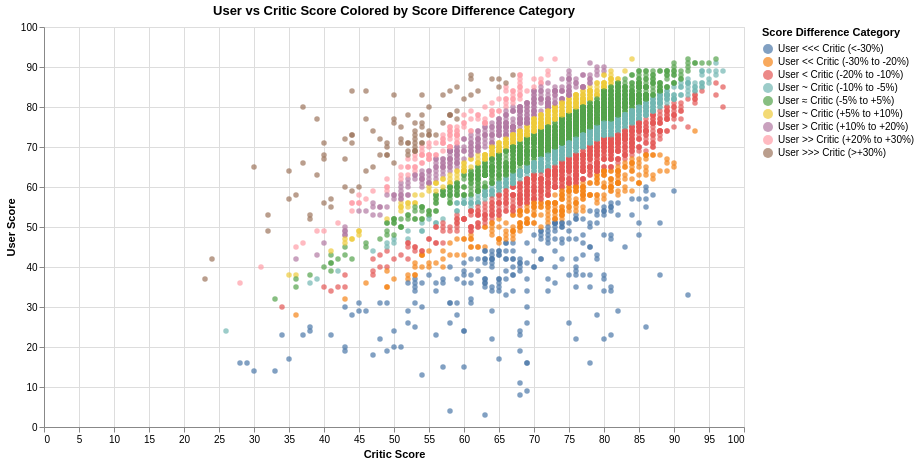

Vega-Lite specification stored for this chart:
### Vega-Lite specification from a JSON file in a GitHub repository (floating-point values rounded to 4 significant figures; data arrays with more than 128 entries replaced by an {"elided": "..."} marker saying what was removed)
{"config": {"view": {"continuousWidth": 300, "continuousHeight": 300}}, "data": {"name": "data-238edb8fd83b7785187fbc759d577173"}, "mark": {"type": "circle"}, "encoding": {"color": {"field": "metacritic_score_difference_pct_category", "sort": ["User <<< Critic (<-30%)", "User << Critic (-30% to -20%)", "User < Critic (-20% to -10%)", "User ~ Critic (-10% to -5%)", "User ≈ Critic (-5% to +5%)", "User ~ Critic (+5% to +10%)", "User > Critic (+10% to +20%)", "User >> Critic (+20% to +30%)", "User >>> Critic (>+30%)"], "title": "Score Difference Category", "type": "nominal"}, "tooltip": [{"field": "name", "type": "nominal"}, {"field": "metacritic_score", "type": "quantitative"}, {"field": "metacritic_user_score_0_100", "type": "quantitative"}, {"field": "metacritic_score_difference", "type": "quantitative"}, {"field": "metacritic_score_difference_pct", "type": "quantitative"}, {"field": "metacritic_score_difference_pct_category", "type": "ordinal"}], "x": {"field": "metacritic_score", "title": "Critic Score", "type": "quantitative"}, "y": {"field": "metacritic_user_score_0_100", "title": "User Score", "type": "quantitative"}}, "height": 400, "title": "User vs Critic Score Colored by Score Difference Category", "width": 700, "$schema": "https://vega.github.io/schema/vega-lite/v5.20.1.json", "datasets": {"data-238edb8fd83b7785187fbc759d577173": {"elided": "4504 records"}}}
